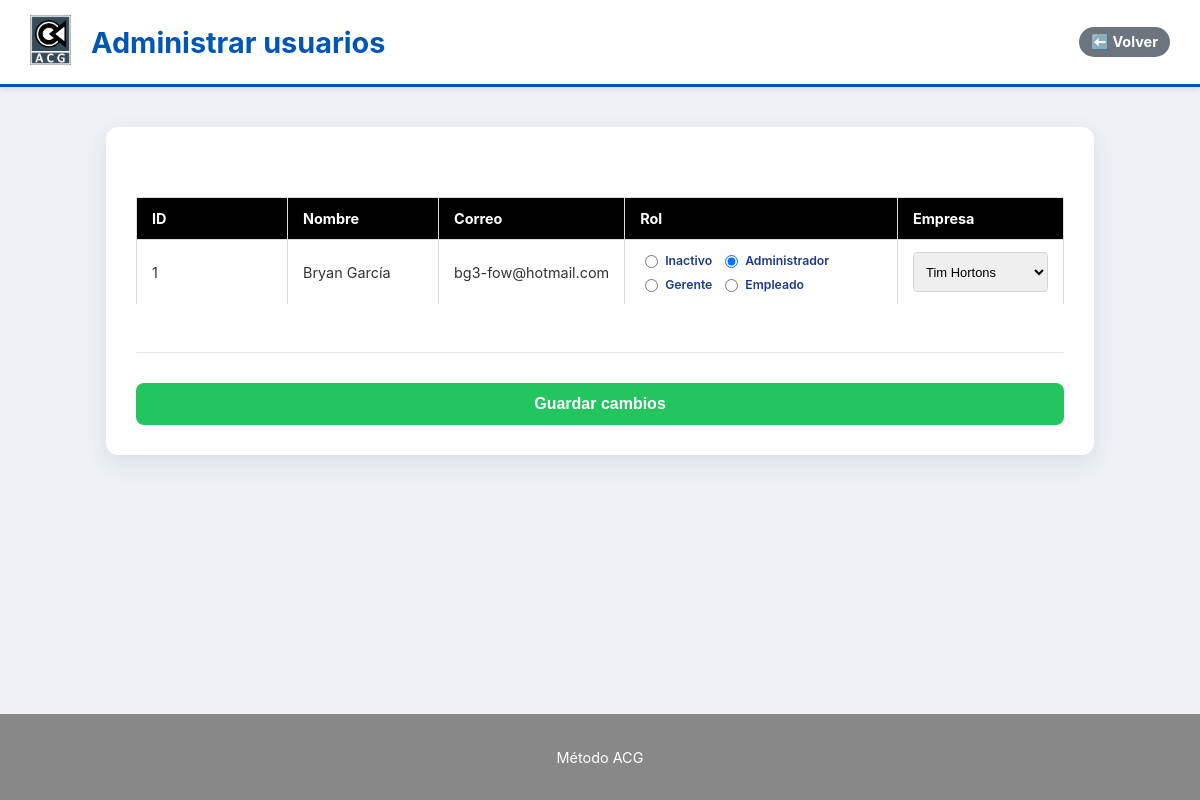
The page /admin/manage_users.php (signed in) on the database its author committed.
### tables this page shows
CREATE TABLE usuarios (
    us_id INT AUTO_INCREMENT PRIMARY KEY,
    us_nombre VARCHAR(255) NOT NULL,
    us_correo VARCHAR(255) NOT NULL UNIQUE,
    us_password VARCHAR(255) NOT NULL,
    us_rol INT DEFAULT 0,
    FOREIGN KEY (us_rol) REFERENCES roles(ro_id),
    us_empresa INT DEFAULT NULL,
    FOREIGN KEY (us_empresa) REFERENCES empresas(em_id)
);

CREATE TABLE roles (
    ro_id INT PRIMARY KEY,
    ro_nombre VARCHAR(20)
);

CREATE TABLE empresas (
    em_id INT AUTO_INCREMENT PRIMARY KEY,
    em_nombre VARCHAR(255) NOT NULL
);

### public_html/admin/manage_users.php (the view, shortened to what this page needs)
<?php
require_once BASE_PATH . '/app/config/db.php';
$sqlUsuarios = "
    SELECT u.us_id,
           u.us_nombre,
           u.us_correo,
           u.us_rol,
           u.us_empresa,
           r.ro_nombre,
           e.em_nombre
    FROM usuarios u
    LEFT JOIN roles r    ON u.us_rol = r.ro_id
    LEFT JOIN empresas e ON u.us_empresa = e.em_id
    ORDER BY u.us_nombre ASC
";
$usuarios = $conn->query($sqlUsuarios)->fetchAll(PDO::FETCH_ASSOC);
$sqlRoles = "SELECT ro_id, ro_nombre FROM roles ORDER BY ro_id ASC";
$roles = $conn->query($sqlRoles)->fetchAll(PDO::FETCH_ASSOC);
$sqlEmpresas = "SELECT em_id, em_nombre FROM empresas ORDER BY em_nombre ASC";
$empresas = $conn->query($sqlEmpresas)->fetchAll(PDO::FETCH_ASSOC);
?>
<!DOCTYPE html>
<html lang="es">
<head>
    <link rel="stylesheet" href="/css/acg.estilos.css">
</head>
<body>
    <header class="header">
        <div class="header-title-group">
            <a href="/admin/menu_admin.php">
                <img src="/imagenes/logo.png" alt="Logo ACG" class="header-logo">
            </a>
            <a href="/admin/menu_admin.php">
                <h1>Administrar usuarios</h1>
            </a>
        </div>
        <a href="/admin/menu_admin.php" class="back-button">⬅️ Volver</a>
    </header>
    <main class="main-container">
        <div class="form-section">
            <form method="POST" class="input-form">
                <div class="registros-section">
                    <table class="tabla-registros">
                        <thead>
                            <tr>
                                <th>ID</th>
                                <th>Nombre</th>
                                <th>Correo</th>
                                <th>Rol</th>
                                <th>Empresa</th>
                            </tr>
                        </thead>
                        <tbody>
                            <?php foreach ($usuarios as $u): ?>
                                <tr>
                                    <td><?= htmlspecialchars($u["us_id"]) ?></td>
                                    <td><?= htmlspecialchars($u["us_nombre"]) ?></td>
                                    <td><?= htmlspecialchars($u["us_correo"]) ?></td>
                                    <td>
                                        <div class="roles-radios">
                                            <?php foreach ($roles as $r): ?>
                                                <label>
                                                    <input
                                                        type="radio"
                                                        name="usuarios[<?= $u["us_id"] ?>][rol]"
                                                        value="<?= $r["ro_id"] ?>"
                                                        <?= ((int)$u["us_rol"] === (int)$r["ro_id"]) ? "checked" : "" ?>
                                                    >
                                                    <?= htmlspecialchars($r["ro_nombre"]) ?>
                                                </label>
                                            <?php endforeach; ?>
                                        </div>
                                    </td>
                                    <td>
                                        <select
                                            class="empresa-select"
                                            name="usuarios[<?= $u["us_id"] ?>][empresa]"
                                        >
                                            <?php foreach ($empresas as $e): ?>
                                                <option
                                                    value="<?= $e["em_id"] ?>"
                                                    <?= ((int)$u["us_empresa"] === (int)$e["em_id"]) ? "selected" : "" ?>
                                                >
                                                    <?= htmlspecialchars($e["em_nombre"]) ?>
                                                </option>
                                            <?php endforeach; ?>
                                        </select>
                                    </td>
                                </tr>
                            <?php endforeach; ?>
                        </tbody>
                    </table>
                </div>
                <div class="actions-container">
                    <button type="submit" class="btn btn-primary">
                        Guardar cambios
                    </button>
                </div>
            </form>
        </div>
    </main>
    <footer>
        <p>Método ACG</p>
    </footer>
</body>
</html>

### public_html/css/acg.estilos.css (style rules this page uses)
body { font-family: -apple-system, BlinkMacSystemFont, "Segoe UI", Roboto, Helvetica, Arial, sans-serif; margin: 0; background-color: #eef2f5; color: #333; display: flex; flex-direction: column; min-height: 100vh; }
.header { background-color: #fff; padding: 15px 30px; box-shadow: 0 2px 5px rgba(0, 0, 0, 0.1); border-bottom: 3px solid #0056b3; display: flex; align-items: center; }
.header-title-group { display: flex; align-items: center; }
.header-logo { height: 50px; margin-right: 20px; }
.header h1 { margin: 0; color: #0056b3; font-size: 1.8em; }
.back-button { text-decoration: none; background-color: #6c757d; color: white; font-size: 0.9em; font-weight: bold; display: flex; align-items: center; gap: 6px; padding: 6px 12px; border-radius: 50px; transition: background-color 0.3s; }
.form-section { background-color: #ffffff; padding: 30px; margin: 0 auto; min-width: 80%; max-width: 800px; border-radius: 12px; box-shadow: 0 8px 24px rgba(21, 48, 112, 0.1); }
.main-container { padding: 40px 20px; flex-grow: 1; }
table { width: 100%; border-collapse: collapse; }
table thead { display: none; }
table tr { display: block; }
table td { display: flex; flex-direction: column; align-items: flex-start; padding: 15px 0; border-bottom: 1px solid #e2e8f0; }
table tr:last-child td { border-bottom: none; }
td::before { content: attr(data-label); font-weight: 700; text-align: left; color: #1e3a8a; font-size: 0.9em; margin-bottom: 8px; }
td input, td select { width: 100%; padding: 12px; border: 1px solid #d1d5db; border-radius: 6px; box-sizing: border-box; font-size: 1em; transition: border-color 0.2s, box-shadow 0.2s; }
.actions-container { margin-top: 30px; padding-top: 20px; border-top: 1px solid #e2e8f0; display: flex; gap: 12px; flex-wrap: wrap; justify-content: flex-end; }
button { padding: 10px 20px; border: none; border-radius: 8px; color: white; cursor: pointer; font-size: 0.95em; font-weight: 600; transition: background-color 0.3s, transform 0.1s; }
footer { text-align: center; padding: 20px; color: #fff; font-size: 0.9em; background-color: #888; border-top: 1px solid #eee; }
.input-form { display: flex; flex-direction: column; gap: 18px; }
.input-form label { font-weight: 600; color: #1e3a8a; }
.input-form input { width: 100%; padding: 12px; border: 1px solid #d1d5db; border-radius: 6px; font-size: 1em; transition: border-color 0.2s, box-shadow 0.2s; }
.input-form button { width: 100%; padding: 12px; border-radius: 8px; background-color: #22c55e; color: white; font-size: 1em; margin-top: 10px; }
a { text-decoration: none; display: inline-block; }
.sesh-container input, select { width: 40vw; height: 5vh; border-radius: 6px; box-sizing: border-box; }
.btn { padding: 10px 20px; border: none; border-radius: 4px; cursor: pointer; font-size: 1em; transition: background-color 0.3s; }
.btn-primary { background-color: #4caf50; color: white; }
.registros-section { margin-top: 30px; overflow-x: auto; }
.tabla-registros { width: 100%; border-collapse: collapse; margin-top: 10px; display: table; min-width: 100%; }
.tabla-registros thead { background-color: #000; color: white; display: table-header-group; }
.tabla-registros tbody { display: table-row-group; }
.tabla-registros th, .tabla-registros td { padding: 12px 15px; text-align: left; border: 1px solid #ddd; font-size: 0.9em; min-width: 120px; white-space: nowrap; }
.tabla-registros td { max-width: 250px; overflow: hidden; text-overflow: ellipsis; }
.tabla-registros thead { display: table-header-group !important; }
.tabla-registros tr { display: table-row !important; }
.tabla-registros td, .tabla-registros th { display: table-cell !important; padding: 12px 15px; border: 1px solid #ddd; }
.tabla-registros td::before { content: none !important; }

### public_html/admin/manage_users.php (style rules this page uses)
.header { justify-content: space-between; }
.tabla-registros td, .tabla-registros th { vertical-align: middle; }
.roles-radios { display: flex; flex-wrap: wrap; gap: 8px; }
.roles-radios label { display: flex; align-items: center; gap: 4px; font-size: 0.85em; }
.empresa-select { width: 100%; padding: 8px; border-radius: 4px; border: 1px solid #d1d5db; font-size: 0.9em; }

### rows shown on the page
usuarios: us_id "1", us_nombre "Bryan García", us_correo "bg3-fow@hotmail.com", us_rol "☐ Inactivo", us_rol "☑ Administrador", us_rol "☐ Gerente", us_rol "☐ Empleado", us_empresa+us_id "Tim Hortons"
roles: ro_nombre "Inactivo"
roles: ro_nombre "Administrador"
roles: ro_nombre "Gerente"
roles: ro_nombre "Empleado"
